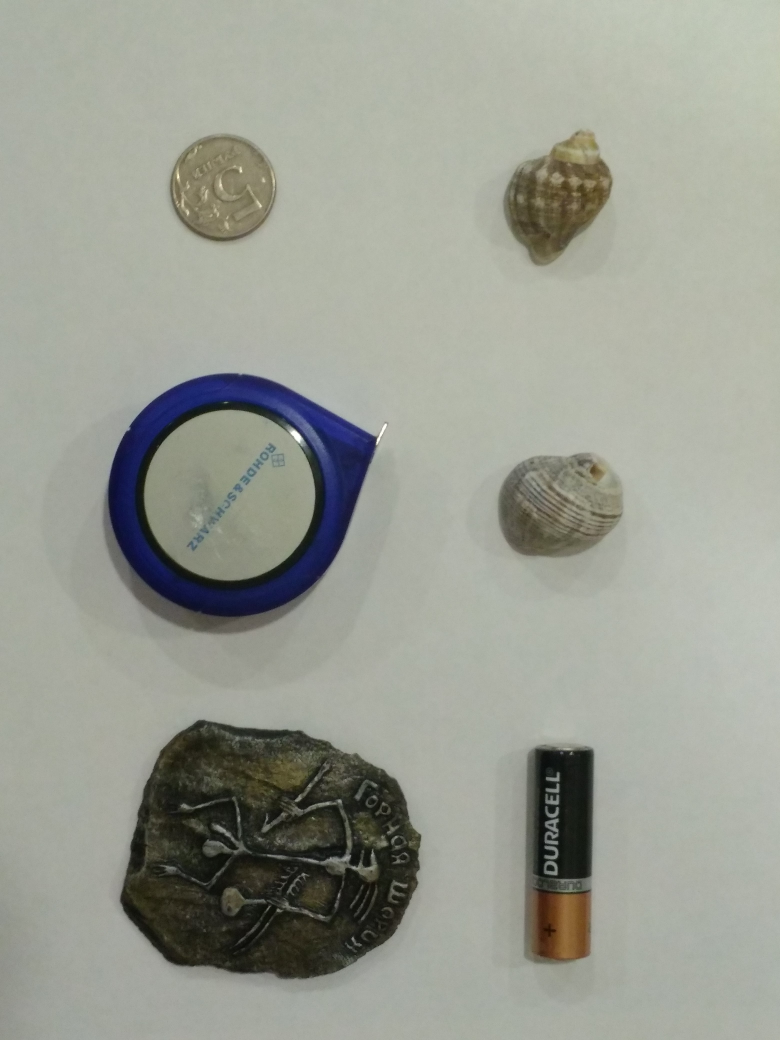
#> input picture pencils/images/img (1).jpg, 3120 x 4160 px (shown at 1/4 size); its folder holds only this picture in this run
$ python main.py
#> lines starting #> are read from the running program, lines starting #| are printed output that depends on the picture; after the words box and inside, x2 and y2 are one past the last pixel; in counts of white or black regions, pixels touching at a corner belong together
import numpy as np
from skimage.measure import regionprops
import cv2
from skimage.morphology import label

lower = np.array([5,120,110])
upper = np.array([120,260,220])

cnt = 0

for i in range(1, 13):
    img = cv2.imread(f"images/img ({i}).jpg")
#> img is the input picture: shape (4160, 3120, 3); mean B, G, R 146.8, 157.2, 154.3
    hsv = cv2.cvtColor(img, cv2.COLOR_BGR2HSV)
#> hsv: shape (4160, 3120, 3); mean H, S, V 41, 27.6, 158.9

    mask = cv2.inRange(hsv, lower, upper)
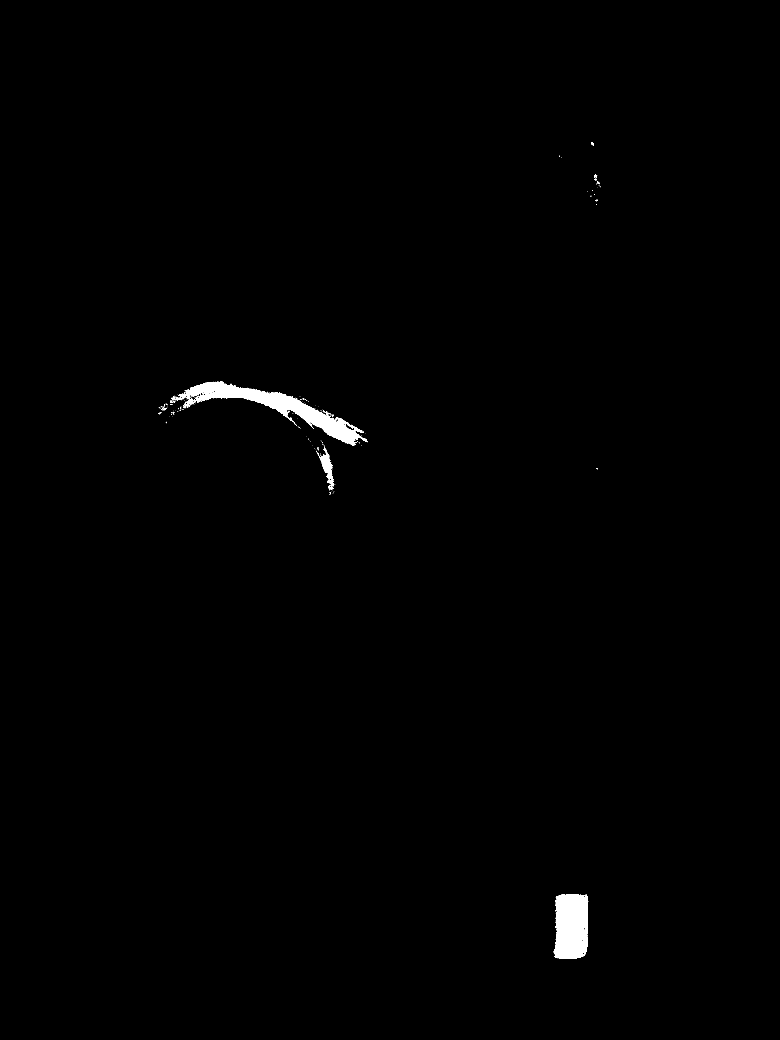
#> mask: shape (4160, 3120) (shown at 1/4 size); 0.58% white; 247 white regions (219 under 20 px), largest, box (x1, y1, x2, y2) and area: (726, 1526, 1456, 1783) 39617, (2215, 3576, 2353, 3836) 30920, (1267, 1786, 1335, 1946) 3061
    mask = cv2.dilate(mask, np.ones((9,9)))
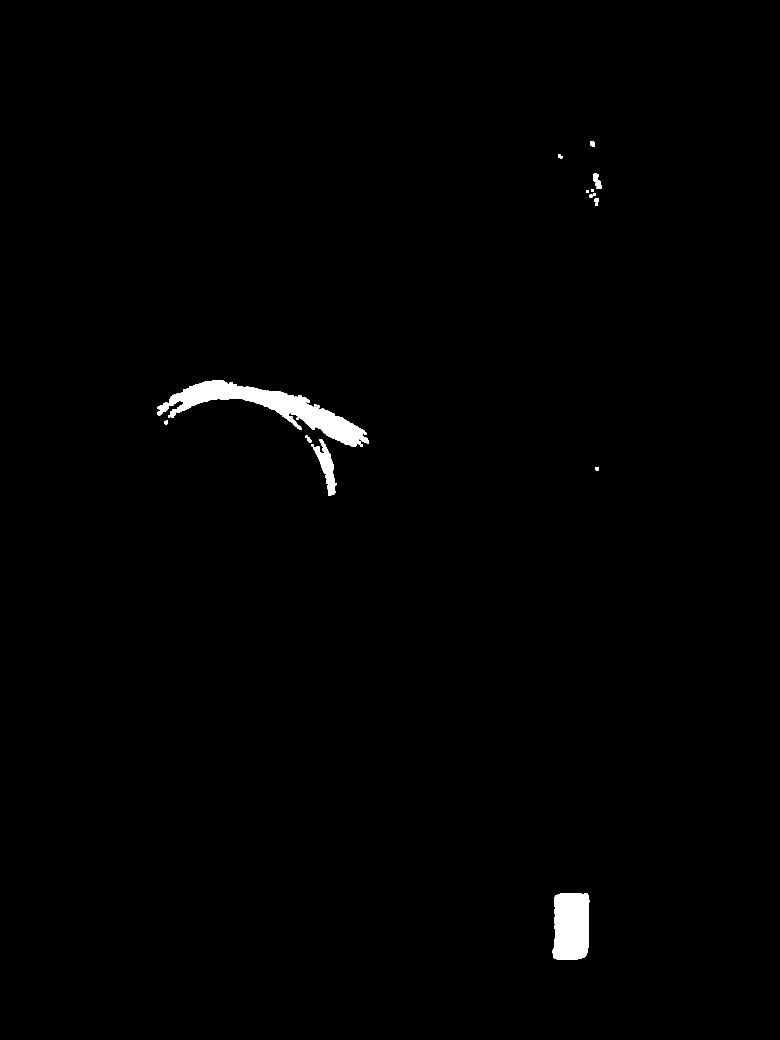
#> mask: shape (4160, 3120) (shown at 1/4 size); 0.84% white; 18 white regions, largest, box (x1, y1, x2, y2) and area: (631, 1522, 1476, 1787) 62125, (2211, 3572, 2357, 3840) 35700, (1254, 1756, 1345, 1981) 7859
    mask = cv2.morphologyEx(mask, cv2.MORPH_CLOSE, np.ones((9,9)), iterations=3)
#> mask: shape (4160, 3120); 0.89% white; 9 white regions

    labeled = label(mask)
#> labeled: shape (4160, 3120) int64; 10 distinct labels, from 0 to 9
    regions = regionprops(labeled)
#> regions = 9 regions; largest, box (x1, y1, x2, y2) and area: (631, 1522, 1476, 1788) 67030, (2211, 3572, 2357, 3840) 35866, (1246, 1756, 1345, 1981) 8980, (2346, 694, 2407, 824) 2778, (2361, 564, 2380, 588) 369

    pencils = [reg for reg in regions if (reg.area > 85000 and 1 - reg.eccentricity < 0.02)]
#> pencils = []
    quantity = len(pencils)
#> quantity = 0
    cnt += quantity
#> cnt = 0
    print(f"Image {i} Pencils:", quantity)
#| Image 1 Pencils: 0
#> (the run stopped early here; a loop or call above may not have finished)
